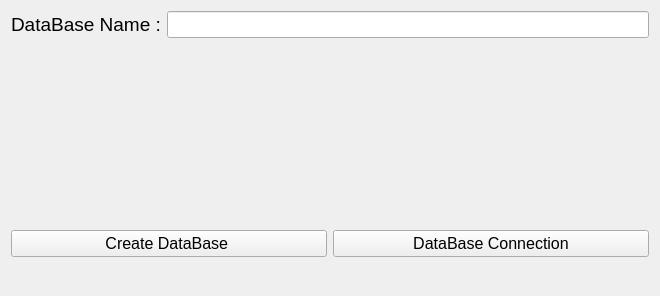
<?xml version="1.0" encoding="UTF-8"?>
<ui version="4.0">
 <class>Form</class>
 <widget class="QWidget" name="Form">
  <property name="geometry">
   <rect>
    <x>0</x>
    <y>0</y>
    <width>660</width>
    <height>296</height>
   </rect>
  </property>
  <property name="windowTitle">
   <string>Form</string>
  </property>
  <layout class="QVBoxLayout" name="verticalLayout">
   <item>
    <layout class="QHBoxLayout" name="horizontalLayout">
     <item>
      <widget class="QLabel" name="label">
       <property name="font">
        <font>
         <pointsize>14</pointsize>
        </font>
       </property>
       <property name="text">
        <string>DataBase Name :</string>
       </property>
      </widget>
     </item>
     <item>
      <widget class="QLineEdit" name="lineEdit">
       <property name="font">
        <font>
         <pointsize>12</pointsize>
        </font>
       </property>
      </widget>
     </item>
    </layout>
   </item>
   <item>
    <spacer name="verticalSpacer">
     <property name="orientation">
      <enum>Qt::Vertical</enum>
     </property>
     <property name="sizeHint" stdset="0">
      <size>
       <width>20</width>
       <height>40</height>
      </size>
     </property>
    </spacer>
   </item>
   <item>
    <layout class="QHBoxLayout" name="horizontalLayout_2">
     <item>
      <widget class="QPushButton" name="pushButton_create_db">
       <property name="font">
        <font>
         <pointsize>12</pointsize>
        </font>
       </property>
       <property name="text">
        <string>Create DataBase </string>
       </property>
      </widget>
     </item>
     <item>
      <widget class="QPushButton" name="pushButton_connection_db">
       <property name="font">
        <font>
         <pointsize>12</pointsize>
        </font>
       </property>
       <property name="text">
        <string>DataBase Connection</string>
       </property>
      </widget>
     </item>
    </layout>
   </item>
   <item>
    <widget class="QLabel" name="label_result">
     <property name="font">
      <font>
       <pointsize>14</pointsize>
       <weight>75</weight>
       <bold>true</bold>
      </font>
     </property>
     <property name="text">
      <string/>
     </property>
    </widget>
   </item>
  </layout>
 </widget>
 <resources/>
 <connections/>
</ui>
